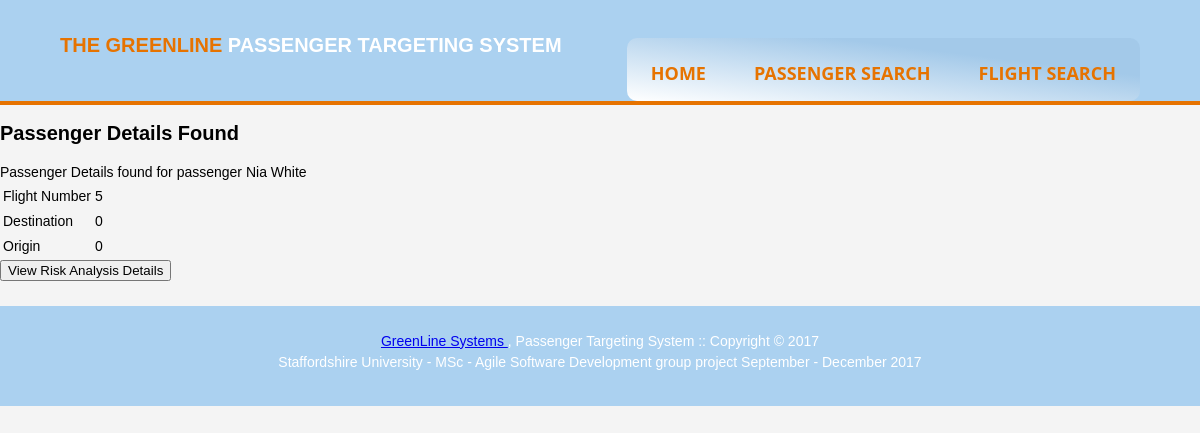
The app's page /siteCode/PassengerDetails.php?id=1, older data.
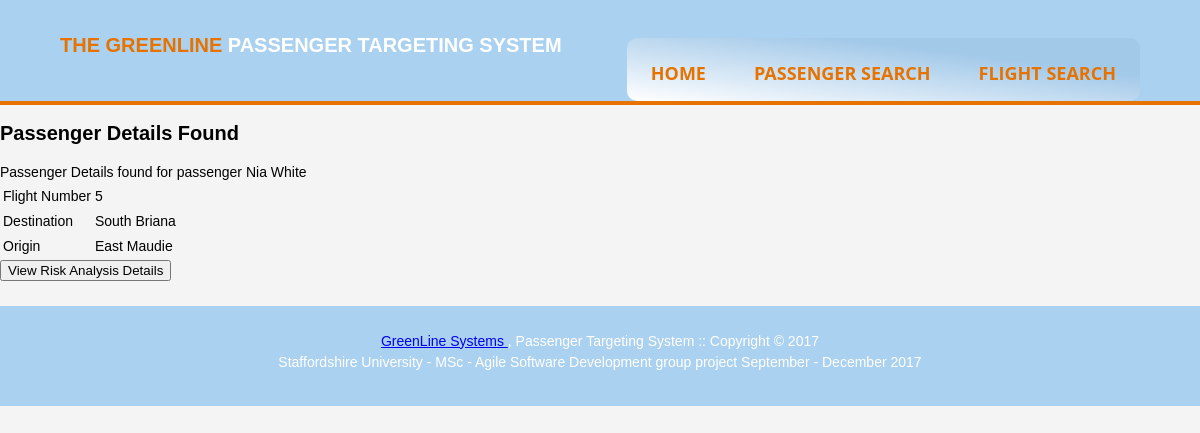
The same page, newer data.
### tables this page shows
CREATE TABLE FLIGHT_DETAIL(
	FLIGHT_NUMBER BIGINT UNSIGNED AUTO_INCREMENT PRIMARY KEY,
    CREW TINYINT UNSIGNED NOT NULL,
    DESTINATION TEXT NOT NULL,
    ORIGIN TEXT NOT NULL,
    FLIGHT_CAPACITY SMALLINT UNSIGNED NOT NULL
);

### siteCode/PassengerDetails.php (the view, shortened to what this page needs)
<?php
$query = "SELECT flight_number FROM PASSENGER_AET_FLIGHT WHERE passenger_id='".$_GET['id']."' ";
$query2="SELECT firstname,surname FROM PASSENGER_DETAIL WHERE passenger_id='".$_GET['id']."' ";
if(!empty($_GET['id']))
{
	$result=mysqli_query($link,$query);
		while ($row = mysqli_fetch_array($result,MYSQLI_NUM)){
			$flightnum=$row[0];
		}
	$result2=mysqli_query($link,$query2);
	while ($row = mysqli_fetch_array($result2,MYSQLI_NUM)){
		$firstname=$row[0];
		$surname=$row[1];
	}
	$query3="SELECT destination,origin FROM FLIGHT_DETAIL WHERE flight_number='".$flightnum."' ";
	$result3=mysqli_query($link,$query3);
	while ($row = mysqli_fetch_array($result3,MYSQLI_NUM)){
		$destination=$row[0];
		$origin=$row[1];
	}
 }
?>
 <!DOCTYPE html>
<html>
     <head>
               <link rel="stylesheet" type="text/css" href= "css/HomePage.css">
    </head>
         <body>
           <header>
             <div class="container">
                 <div id="branding">
                     <h1><span class="highlight">The GreenLine</span> Passenger Targeting System </h1>
                </div>
                  <div>
                     <nav>
                        <ul>
                      <li><a href="HomePage.php">Home</a></li>
                      <li><a href="searchPassenger.php">Passenger Search</a></li>
                      <li><a href="searchFlights.php">Flight Search</a></li>
                   </ul>
                       </nav>
                   </div>
               </div>
            </header>
              <div class="wrapper">
       <h1> Passenger Details Found</h1>
       <p>Passenger Details found for passenger <?php echo $firstname . " " . $surname;?></p>
               <table>
                   <tr>
                       <td>Flight Number</td>
                       <td><?php echo $flightnum ?></td>
                   </tr>
                  <tr>
                       <td>Destination</td>
                       <td><?php echo $destination  ?></td>
                   </tr>
                   <tr>
                       <td>Origin</td>
                       <td><?php echo $origin ?></td>
                   </tr>
               </table>
       <form action = "RiskDetails.php" method = "POST">
       <p><input type="submit" name="getRisk" value="View Risk Analysis Details" />
               </p>
       </form>
              </div>
        <footer class="mainFooter">
            <p><a href="#" title="The GreenLine System" TheTheGreenLineSystem.com> GreenLine Systems </a>, Passenger Targeting System :: Copyright &copy; 2017</br>
            Staffordshire University - MSc - Agile Software Development group project September - December 2017 </p>
        </footer>
        </body>
</html>

Row changes from the older to the newer data that the page shows:
changed flight_detail: DESTINATION "0" → "South Briana"; ORIGIN "0" → "East Maudie"
